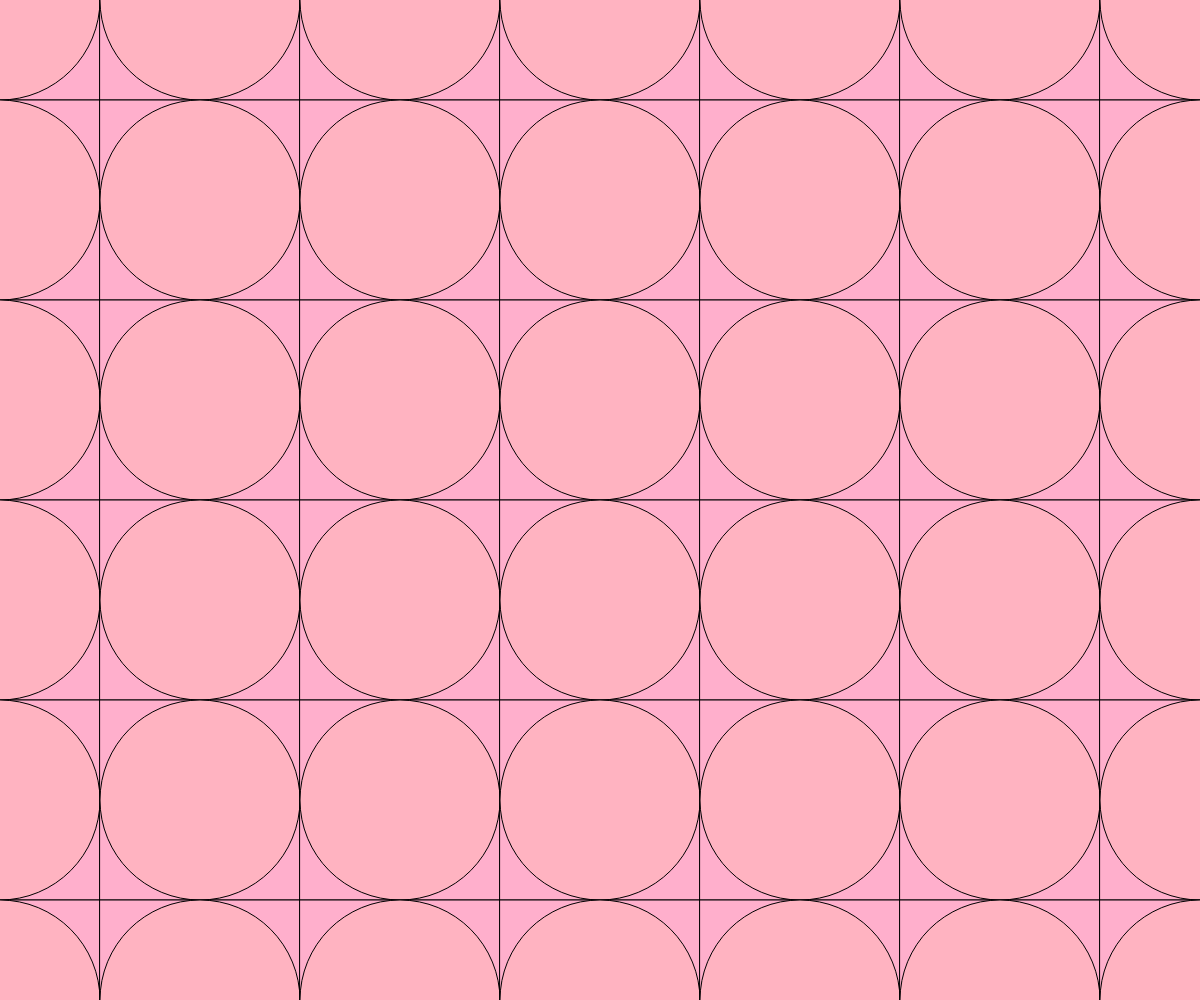
Frame 1 (no input)
Frame 60 (no input): identical to frame 1, image omitted
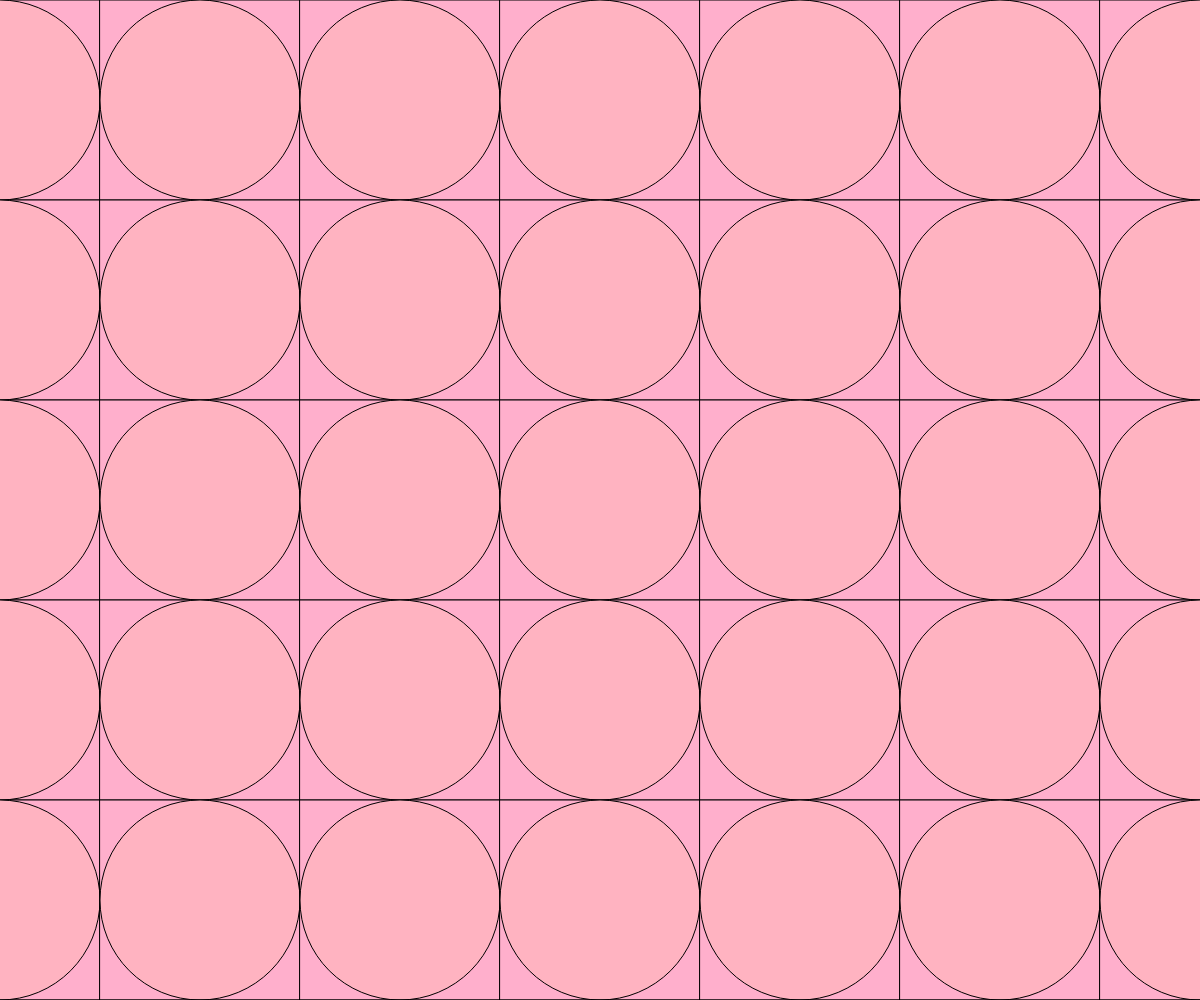
Frame 120 (the mouse pressed at the canvas centre since frame 60)

The p5.js sketch that drew these frames (run headless with seeded random() and noise() and a simulated clock; from frame 60 on, the mouse is pressed at the canvas centre):

// p5.js sketch
// ── sketch.js
function setup() {
  createCanvas(windowWidth, windowHeight);
}

function draw() {
  background("#ffc8dd");
  let offsetX = mouseX % 200;
  let offsetY = mouseY % 200;

  for (let i = -200; i < width + 200; i += 200) {
    for (let j = -200; j < height + 200; j += 200) {
      let x = i + offsetX;
      let y = j + offsetY;
      
      // Draw square
      fill("#ffafcc");
      rect(x - 100, y - 100, 200, 200);
      
      // Draw circle
      fill("#ffb3c1");
      ellipse(x, y, 200, 200);
    }
  }
}
